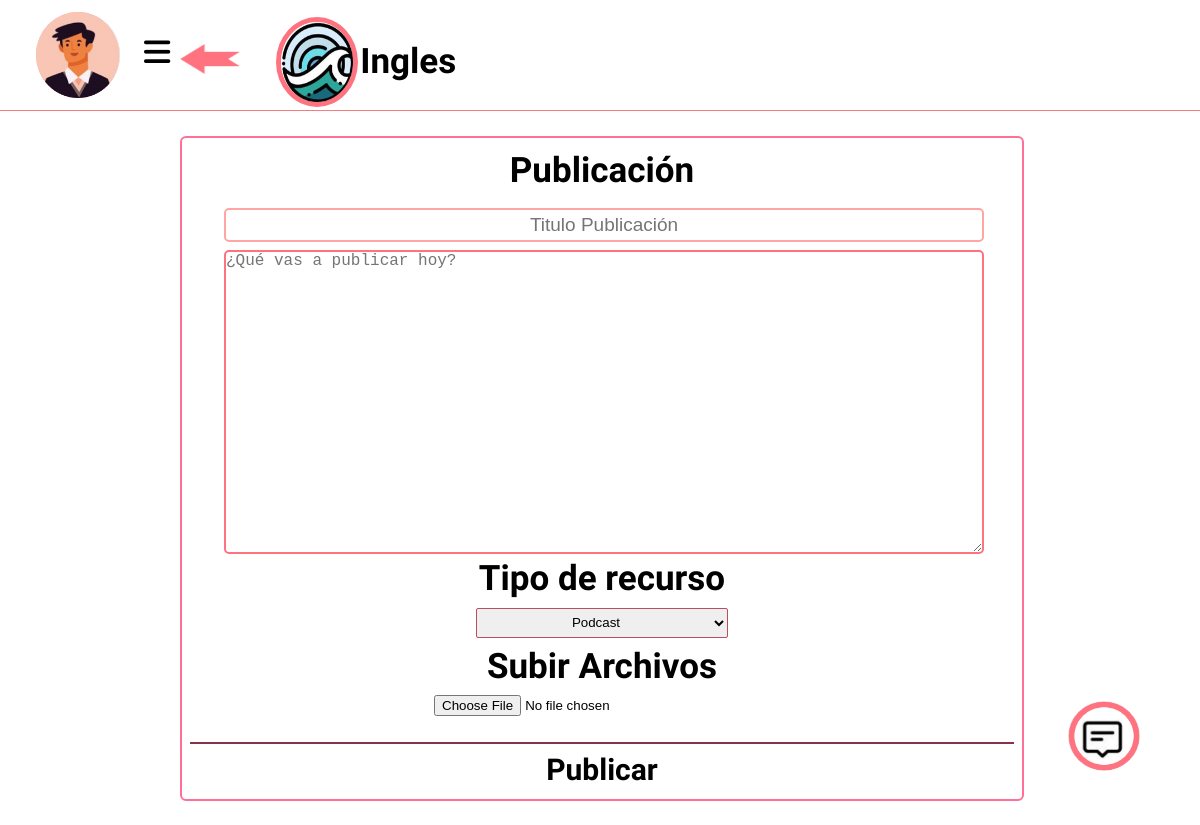
/AgrMaterial.php?Materia=1 (signed in), run on the app's committed database.
### tables this page shows
CREATE TABLE `materias` (
  `IDmaterias` int(25) NOT NULL,
  `materia` varchar(25) NOT NULL
);

CREATE TABLE `usuarios` (
  `IDusuario` bigint(12) NOT NULL,
  `Contrasena` varchar(20) NOT NULL,
  `ID_rol` int(11) NOT NULL,
  `Img` varchar(70) NOT NULL
);

### AgrMaterial.php (the view, shortened to what this page needs)
<?php
include 'Connect.php';
 ?>
<!DOCTYPE html>
<html>
<head>
	<link rel="stylesheet" type="text/css" href="estilo-login.css">
</head>
<body id="Main" class="Main">
  <header class="L-head">
    <?php
         switch ($_SESSION['rol']) {
           case 83:
             $back = "Doc";
             break;
         }
       ?>
    <a href="<?php echo $back ?>.php">
    <div id="back">
  </div></a>
  <?php
  $mater=$_GET['Materia'];
  if (isset($mater)) {
   switch ($mater) {
     case 1:
          $imgmater="imagen/Ingles.png";
       break;
   }
  }
  $sql= "SELECT materia FROM materias WHERE IDmaterias = '$mater'";
  $conexion=mysqli_query($Connect, $sql);
  $nombMat= mysqli_fetch_array($conexion);
    ?>
    <div class="bib" id="mate">
      <img src="<?php echo $imgmater ?>">
      <h1><?php echo $nombMat[0] ?></h1>
    </div>
  	<div class="Usuario" id="Usuario">
      <?php
        $i = $_SESSION['User'];
         $us = "SELECT Img FROM usuarios WHERE IDusuario = '$i'";
         $consul = mysqli_query($Connect, $us);
         while ($uim = mysqli_fetch_array($consul)){
           $imagen = $uim[0];
         }
        ?>
    <img src="<?php echo $imagen ?>">
   <a class="abrirus-btn" id="abrirus-btn"><i class="fas fa-bars"></i></a>
    </div>
  </header>
  <form action="Subir.php?Mat=<?php echo $mater; ?>" method="POST" enctype="multipart/form-data" class="Subircont">
   <h2>Publicación</h2>
  <input type="text" name="Titl" placeholder="Titulo Publicación" id="inp-title"><br>
  <textarea name="texto" placeholder="¿Qué vas a publicar hoy?"></textarea>
  <h2>Tipo de recurso</h2>
   <select name="rec">
   <option value="1">Podcast</option>
   </select>
   <h2>Subir Archivos</h2>
   <input type="file" name="file"><br>
   <input type="submit" name="Subir archivo" value="Publicar" id="inp-env">
  </form>
  <button class="btn-abrir" id="btn-abrir"></button>
</body>
</html>

### estilo-login.css (style rules this page uses)
* { margin: 0; padding: 0; }
a { text-decoration: none; }
body { background-image: linear-gradient(to right, #86344a 0%, #bb4d60 25%, #ff727f 50%, #ffa5a4 100%); font-family: arial, helvetica; background-size: 100% 100% no-repeat; }
#Main { background-image: none; }
.L-head img { width: 26%; height: 130px; }
.L-head { width: 100%; height: 110px; border-bottom: 1.5px solid rgb(246.25, 123.75, 125.79); margin-bottom: 25px; }
.Usuario { float: left; margin-left: 3%; margin-top: 1%; width: 7%; height: 86px; background-color: rgba(255,165,164,255); border-radius: 100%; border: 1px; }
.Usuario img { width: 100%; height: 100%; }
.abrirus-btn { position: absolute; margin-left: 2%; margin-top: 2%; font-size: 30px; cursor: pointer; }
#back { width: 5%; height: 30px; position: relative; background-image: url(imagen/back.png); background-size: 100% 100%; left: 15%; top: 40%; margin-bottom: -2.5%; }
.bib { top: 2%; left: 23%; width: 6%; height: 80px; border: 5px solid rgba(255,115,128,255); border-radius: 100%; position: absolute; }
.bib img { width: 90%; height: 90%; }
.bib h1 { margin-left: 110%; margin-top: -70%; font-size: 20px; font-family: 'Dosis', sans-serif; }
#mate img { width: 100%; height: 100%; }
#mate h1 { font-size: 35px; margin-top: -90%; }
.Subircont { border: 2px solid #ff7096; border-radius: 6px; width: 70%; margin-left: 15%; margin-bottom: 2%; padding-top: 1%; padding-bottom: 1%; }
.Subircont h2 { font-family: 'Dosis', sans-serif; font-size: 35px; text-align: center; }
.Subircont input { margin-left: 30%; margin-top: 1%; }
.Subircont textarea { width: 90%; height: 300px; margin-top: 1%; margin-left: 5%; font-size: 16px; border: 2px solid #ff727f; border-radius: 5px; }
.Subircont select { width: 30%; height: 30px; margin-top: 1%; margin-bottom: 1%; margin-left: 35%; border-radius: 2px; text-align: center; border: 1px solid #bb4d60; }
.Subircont #inp-title { width: 90%; height: 30px; text-align: center; margin-top: 2%; margin-left: 5%; border: 2px solid #ffa5a4; border-radius: 5px; font-size: 19px; }
.Subircont #inp-env { margin-left: 1%; margin-top: 3%; width: 98%; height: 45px; border: none; border-top: 2px solid rgb(133, 52, 73); padding-top: 1%; font-size: 30px; font-weight: 900; font-family: 'Dosis', sans-serif; background-color: rgba(255, 255, 255, 0.5); cursor: pointer; }
.btn-abrir { font-size: 50px; position: fixed; top: 85%; right: 5%; float: right; border: none; border-radius: 100%; background-image: url(imagen/chat.png); background-size: 100% 100%; height: 70px; width: 6%; cursor: pointer; }

### data on the page
materias: materia "Ingles"
usuarios: Img (picture)
